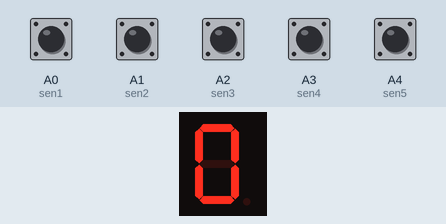
This sketch was run on a simulated Arduino Uno, built with avr-gcc and run on an emulated ATmega328P. Shown: 1-digit seven-segment display. Wiring (inferred from the names in the program): 1-digit 7-segment display, segments lit when LOW: segments pin 8, pin 7, pin 6, pin 5, pin 4, pin 3, pin 2. The inputs (shaded band) are chosen by the test bench; at power-on: A0 (sen1), A1 (sen2), A2 (sen3), A3 (sen4), A4 (sen5) HIGH. The segment pins are drawn as the display they are named for.

Above: at 1.2 s.
1.3 s: A0 (sen1) pulled LOW for 0.15 s
At 2.1 s:
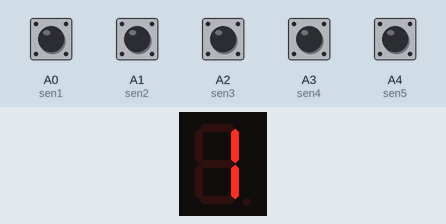
2.9 s: A1 (sen2) pulled LOW for 0.15 s
At 3.3 s:
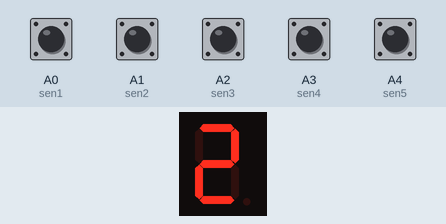
4.5 s: A2 (sen3) pulled LOW for 0.15 s
At 5.7 s:
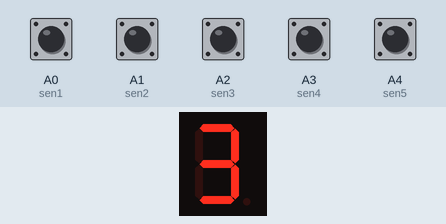
6.1 s: A3 (sen4) pulled LOW for 0.15 s
At 7.0 s:
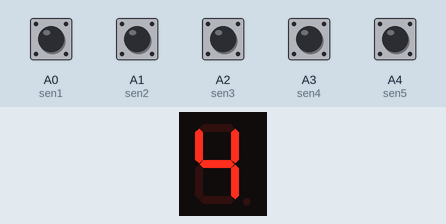
7.7 s: A4 (sen5) pulled LOW for 0.15 s
At 8.2 s:
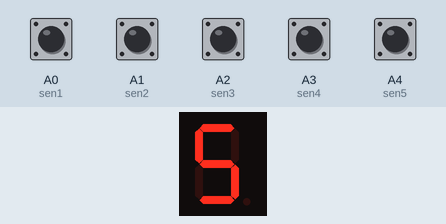
Timing chart, 0 to 10.3 s (numbered marks = the images above; inputs shaded):
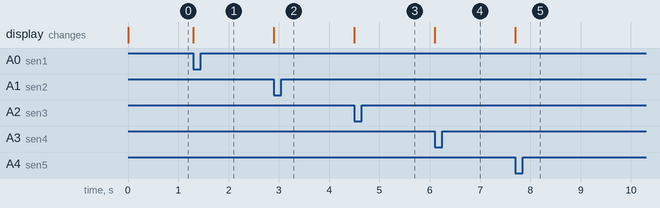

Measured:
- after the input at 1.3 s, the display: changes at once (image 1)
- after the input at 2.9 s, the display: changes at once (image 2)
- after the input at 4.5 s, the display: changes at once (image 3)
- after the input at 6.1 s, the display: changes at once (image 4)
- after the input at 7.7 s, the display: changes at once (image 5)

The sketch:

code_led_7seg.ino
```cpp
#define sen1 A0
#define sen2 A1
#define sen3 A2
#define sen4 A3
#define sen5 A4
#define A 8
#define B 7
#define C 6
#define D 5
#define E 4
#define F 3
#define G 2
void setup() {
  // put your setup code here, to run once:
pinMode(sen1, INPUT_PULLUP);
pinMode(sen2, INPUT_PULLUP);
pinMode(sen3, INPUT_PULLUP);
pinMode(sen4, INPUT_PULLUP);
pinMode(sen5, INPUT_PULLUP);
for(int i = 2; i<=8;i++){
  pinMode(i, OUTPUT);
  delay(1);
}
so(0);
}
void so(int data){
  if(data == 0){
  digitalWrite(A, LOW);
  digitalWrite(B, LOW);
  digitalWrite(C, LOW);
  digitalWrite(D, LOW);
  digitalWrite(E, LOW);
  digitalWrite(F, LOW);
  digitalWrite(G, HIGH);
}
  if(data == 1){
  digitalWrite(A, HIGH);
  digitalWrite(B, LOW);
  digitalWrite(C, LOW);
  digitalWrite(D, HIGH);
  digitalWrite(E, HIGH);
  digitalWrite(F, HIGH);
  digitalWrite(G, HIGH);
}
if(data == 2){
  digitalWrite(A, LOW);
  digitalWrite(B, LOW);
  digitalWrite(C, HIGH);
  digitalWrite(D, LOW);
  digitalWrite(E, LOW);
  digitalWrite(F, HIGH);
  digitalWrite(G, LOW);
}
if(data == 3){
  digitalWrite(A, LOW);
  digitalWrite(B, LOW);
  digitalWrite(C, LOW);
  digitalWrite(D, LOW);
  digitalWrite(E, HIGH);
  digitalWrite(F, HIGH);
  digitalWrite(G, LOW);
}
if(data == 4){
digitalWrite(A, HIGH);
  digitalWrite(B, LOW);
  digitalWrite(C, LOW);
  digitalWrite(D, HIGH);
  digitalWrite(E, HIGH);
  digitalWrite(F, LOW);
  digitalWrite(G, LOW);}
  if(data == 5){
digitalWrite(A, LOW);
  digitalWrite(B, HIGH);
  digitalWrite(C, LOW);
  digitalWrite(D, LOW);
  digitalWrite(E, HIGH);
  digitalWrite(F, LOW);
  digitalWrite(G, LOW);}}
void loop() {
  // put your main code here, to run repeatedly:
while(digitalRead(sen1) == 0){
  so(1);
}
while(digitalRead(sen2) == 0){
  so(2);
}
while(digitalRead(sen3) == 0){
  so(3);
}
while(digitalRead(sen4) == 0){
  so(4);
}
while(digitalRead(sen5) == 0){
  so(5);
}
}
```
